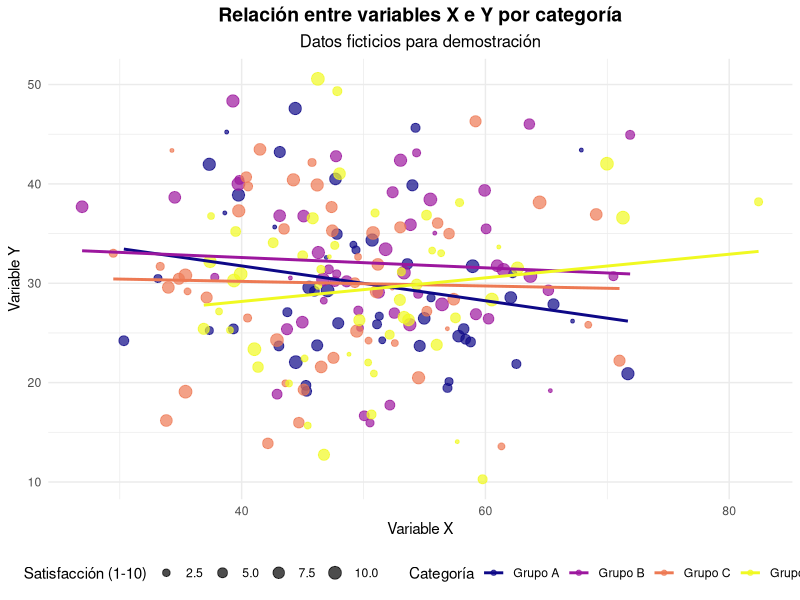

The R source for this figure:
## ---- chunk 1
# Tu código R aquí
## ---- chunk 2
#| label: fig-ejemplo
#| fig-cap: "Gráfico de ejemplo con datos ficticios"
#| warning: false
#| message: false

# Cargar librerías necesarias
library(ggplot2)
library(dplyr)

# Crear datos ficticios
set.seed(123)  # Para reproducibilidad
datos_ejemplo <- data.frame(
  categoria = rep(c("Grupo A", "Grupo B", "Grupo C", "Grupo D"), each = 50),
  valor_x = rnorm(200, mean = 50, sd = 10),
  valor_y = rnorm(200, mean = 30, sd = 8),
  satisfaccion = sample(1:10, 200, replace = TRUE)
)

# Crear el gráfico
ggplot(datos_ejemplo, aes(x = valor_x, y = valor_y, color = categoria)) +
  geom_point(aes(size = satisfaccion), alpha = 0.7) +
  geom_smooth(method = "lm", se = FALSE) +
  labs(
    title = "Relación entre variables X e Y por categoría",
    subtitle = "Datos ficticios para demostración",
    x = "Variable X",
    y = "Variable Y",
    color = "Categoría",
    size = "Satisfacción (1-10)"
  ) +
  theme_minimal() +
  theme(
    plot.title = element_text(hjust = 0.5, size = 14, face = "bold"),
    plot.subtitle = element_text(hjust = 0.5, size = 12),
    legend.position = "bottom"
  ) +
  scale_color_viridis_d(option = "plasma") +
  scale_size_continuous(range = c(1, 4))
